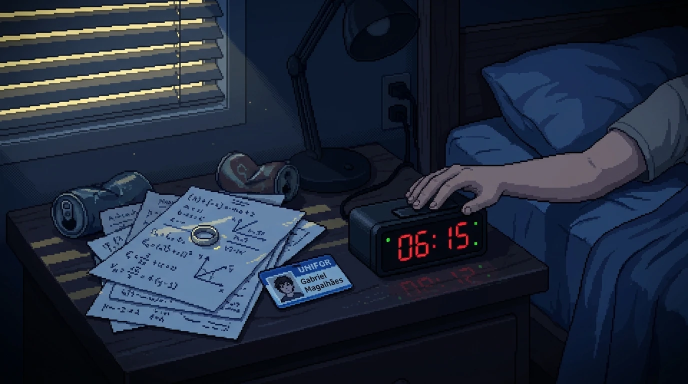
#> input picture assets/modelagem/cutscenes/seg_prologo/referencia/cena_01_alarme.webp, 1376 x 768 px (shown at 1/2 size); its folder holds 4 pictures in this run
$ python pixelar_seg_prologo.py
#> lines starting #> are read from the running program, lines starting #| are printed output that depends on the picture
#> in pixelar, imagem is the input picture: PIL image 1376x768 RGB; mean R, G, B 33.3, 42.9, 60.5
### assets/modelagem/personagens/pixelar_gabriel.py
# pixelar_gabriel.py — transforma as artes de referência do Gabriel em
# sprites de jogo de verdade (pixel art no tamanho do jogo, paleta fechada)
# e monta, a partir delas, as vistas e as animações que faltam.
#
# ATENÇÃO: desde 2026-10-15 os sprites do Gabriel que o jogo usa voltam a
# sair do gerar_gabriel.py (modelo 3D), como os dos outros personagens.
# Rodar este script como programa sobrescreve esses sprites com a pixel art
# desenhada. Ele fica no repositório porque o pixelar_clarice.py e o
# pixelar_seg_prologo.py importam as ferramentas daqui (recorte, k-médias,
# contorno). Ver docs/decisoes.md.
#
# Como rodar (só precisa de Python 3 com Pillow e NumPy, sem Blender):
#
#   python assets/modelagem/personagens/pixelar_gabriel.py
#
# Entrada (assets/modelagem/personagens/gabriel_referencia/):
#   parado.png       o Gabriel parado, de frente e de costas
#   vistas.webp      de lado (para a direita), de frente e de lado (para a esquerda)
#   expressoes.webp  cinco rostos: normal, bravo, preocupado, surpreso e envergonhado
#   andar_diagonal.webp  um passo de 3/4 de frente e um de 3/4 de costas (duas vezes cada)
#   andar_frente.webp    quatro poses andando de frente
#   andar_costas.webp    quatro poses andando de costas
#
# Saída (assets/sprites/personagens/gabriel/), nos mesmos nomes e tamanhos
# que o gerar_gabriel.py usava, para a cena do Godot não mudar:
#   gabriel_<vista>.png           96 x 112, vistas lado, frente, tres_quartos,
#                                 costas e tres_quartos_costas
#   gabriel_andar_<vista>.png     caminhada, 12 quadros de 96 x 112 lado a lado
#   gabriel_parado_<vista>.png    respiração, 8 quadros de 96 x 112
#   gabriel_retrato_<nome>.png    80 x 80, para a caixa de diálogo
#   gabriel_referencia.png        folha com tudo, para conferir
#
# Por que um script e não só "salvar a imagem menor": as referências são
# desenhos em "pixel art falsa" (cada pixel do desenho ocupa ~4 a 5 pixels
# da imagem, sem grade exata, com cores misturadas nas bordas). Para virar
# sprite precisa: (1) recortar do fundo, (2) reduzir para a altura do
# jogo, (3) fechar a paleta (poucas cores, iguais em todos os sprites, como
# em pixel art feita à mão) e (4) refazer o contorno de 1 pixel. As
# animações saem das vistas e das poses desenhadas, pelos métodos
# explicados em cada função.

import os

import numpy as np
from PIL import Image, ImageDraw

PASTA_SCRIPT = os.path.dirname(os.path.abspath(__file__))
PASTA_REF = os.path.join(PASTA_SCRIPT, "gabriel_referencia")
PASTA_SAIDA = os.path.normpath(os.path.join(PASTA_SCRIPT, "..", "..", "sprites",
                                            "personagens", "gabriel"))

# Quadro de cada sprite: o mesmo de todos os personagens em pé (comum.py).
# O Gabriel ocupa da linha 8 à linha 106 (99 px de altura, 1,75 m), o pé
# sempre na mesma linha, e o centro do corpo na coluna 47.
QUADRO = (96, 112)
ALTURA_PX = 99
LINHA_PE = 106
CENTRO_X = 47
QUADROS_ANDAR = 12
QUADROS_PARADO = 8
TAM_RETRATO = 80
MAX_CORES = 40          # paleta dos sprites (todas as vistas e animações)
MAX_CORES_RETRATO = 48  # paleta dos retratos (o rosto grande pede mais tons)

# Recortes das referências (x0, y0, x1, y1), em pixels da imagem original.
# parado.png tem os títulos "DE FRENTE / DE COSTAS" em cima: o recorte
# começa abaixo deles.
RECORTE_FRENTE = (0, 140, 215, 780)
RECORTE_COSTAS = (215, 140, 419, 780)
RECORTE_LADO = (40, 0, 260, 572)
# Na referência de lado a cabeça saiu maior que na de frente (do cabelo ao
# queixo, 21 px contra 18). Ela é encolhida para 85%, presa no pescoço,
# antes de reduzir o desenho; o corpo cresce um pouco para a altura total
# continuar 99 px, igual às outras vistas.
ESCALA_CABECA_LADO = 0.85
QUEIXO_LADO = 21 / 99   # onde a cabeça acaba, em fração da altura da figura
RETRATOS = {
    "normal": (20, 14, 240, 251),
    "bravo": (276, 14, 496, 251),
    "preocupado": (533, 14, 751, 251),
    "surpreso": (785, 14, 1003, 251),
    "envergonhado": (145, 308, 367, 550),
}


# ---------------------------------------------------------------------------
# 1. Recorte e redução
# ---------------------------------------------------------------------------

def abrir_rgb(nome, caixa):
    img = Image.open(os.path.join(PASTA_REF, nome)).convert("RGB").crop(caixa)
    return np.asarray(img).astype(np.float32)


# [127 lines left out: functions mascara_figura, tirar_bolsoes, aparar, espalhar_cor, reduzir, encolher_cabeca and 1 more, not called in this run]


# ---------------------------------------------------------------------------
# 2. Paleta (k-médias no espaço de cor Lab)
# ---------------------------------------------------------------------------
# Pixel art feita à mão usa poucas cores, repetidas em todo o personagem.
# O k-médias acha as K cores que melhor representam todos os pixels: começa
# com K cores, junta cada pixel à cor mais próxima e troca cada cor pela
# média do seu grupo, até parar de mudar. A distância é medida em Lab, onde
# a diferença entre dois números é parecida com a diferença que o olho vê.

def srgb_para_lab(rgb):
    c = rgb / 255.0
    c = np.where(c <= 0.04045, c / 12.92, ((c + 0.055) / 1.055) ** 2.4)
    m = np.array([[0.4124, 0.3576, 0.1805],
                  [0.2126, 0.7152, 0.0722],
                  [0.0193, 0.1192, 0.9505]])
    xyz = c @ m.T / np.array([0.9505, 1.0, 1.089])
    f = np.where(xyz > 0.008856, np.cbrt(xyz), 7.787 * xyz + 16 / 116)
    return np.stack([116 * f[..., 1] - 16,
                     500 * (f[..., 0] - f[..., 1]),
                     200 * (f[..., 1] - f[..., 2])], axis=-1)


def k_medias(cores, k, iteracoes=30, semente=7):
    lab = srgb_para_lab(cores)
    rng = np.random.default_rng(semente)
    # Começo "k-means++": cada centro novo é sorteado longe dos que já
    # existem, para os tons raros (olho, boca, cordão) ganharem uma cor.
    centros = [lab[rng.integers(len(lab))]]
    for _ in range(k - 1):
        d = np.min([((lab - c) ** 2).sum(1) for c in centros], axis=0)
        centros.append(lab[rng.choice(len(lab), p=d / d.sum())])
    centros = np.array(centros)
    for _ in range(iteracoes):
        grupo = np.argmin(((lab[:, None] - centros[None]) ** 2).sum(2), axis=1)
        for i in range(k):
            if np.any(grupo == i):
                centros[i] = lab[grupo == i].mean(0)
    grupo = np.argmin(((lab[:, None] - centros[None]) ** 2).sum(2), axis=1)
    paleta = np.array([cores[grupo == i].mean(0) if np.any(grupo == i) else cores[0]
                       for i in range(k)])
    return np.round(paleta).astype(np.uint8)


# [5 lines left out: function paleta_de, not called in this run]


def indices_na_paleta(cor, paleta):
    lab = srgb_para_lab(cor.reshape(-1, 3).astype(np.float32))
    pal = srgb_para_lab(paleta.astype(np.float32))
    idx = np.argmin(((lab[:, None] - pal[None]) ** 2).sum(2), axis=1)
    return idx.reshape(cor.shape[:2])


# ---------------------------------------------------------------------------
# 3. Sprite indexado: cada pixel guarda o número da cor na paleta (-1 vazio)
# ---------------------------------------------------------------------------

def indexar(cor, mascara, paleta):
    idx = indices_na_paleta(cor, paleta)
    return np.where(mascara, idx, -1)


# [42 lines left out: functions mais_escura, contornar, no_quadro, para_rgba, not called in this run]


def salvar(rgba, nome):
    Image.fromarray(rgba, "RGBA").save(os.path.join(PASTA_SAIDA, nome))


# ---------------------------------------------------------------------------
# 4. Ferramentas de sprite indexado
# ---------------------------------------------------------------------------

def vazio():
    return np.full((QUADRO[1], QUADRO[0]), -1, np.int32)


# [4 lines left out: function perto, not called in this run]


def eh_azul(paleta, spr):
    cor = paleta[np.maximum(spr, 0)].astype(int)
    return (spr >= 0) & (cor[..., 2] > cor[..., 0] + 15)


def luminancia(paleta):
    return paleta.astype(np.float32) @ np.array([0.299, 0.587, 0.114])


# [6 lines left out: function compor, not called in this run]


def so(spr, mascara):
    return np.where(mascara & (spr >= 0), spr, -1)


# [39 lines left out: functions mover, preencher, not called in this run]


def tabela_escura(paleta, fator):
    return np.array([perto(paleta, paleta[i].astype(np.float32) * fator)
                     for i in range(len(paleta))])


def escurecer(spr, tabela):
    return np.where(spr >= 0, tabela[np.maximum(spr, 0)], -1)


# [136 lines left out: functions contorno_final, limpar_migalhas, separar_contorno, scale2x, girar, ponto_girado and 1 more, not called in this run]


# ---------------------------------------------------------------------------
# Linhas do corpo no quadro (iguais em todas as vistas)
# ---------------------------------------------------------------------------
LINHA_QUEIXO = 28     # até aqui é cabeça
LINHA_BAINHA = 63     # última linha do moletom
LINHA_JOELHO = 85
LINHA_TORNOZELO = 99  # daqui para baixo é o tênis


# ---------------------------------------------------------------------------
# 6. Vista de lado em camadas (boneco recortado)
# ---------------------------------------------------------------------------
# Para andar de lado, o sprite parado é recortado em peças que giram nas
# juntas, como um boneco de papel com tachinhas: o braço gira no ombro, a
# coxa no quadril, a canela no joelho e o pé no tornozelo. A perna e o
# braço do lado de lá são cópias mais escuras das peças, desenhadas atrás
# do corpo. Onde o braço e a mão tapavam o corpo e a calça, as cores são
# preenchidas (função preencher), para aparecer moletom quando o braço sai.

BRACO_LADO = [(42, 32), (50, 32), (51, 45), (52, 58), (54, 64), (55, 76),
              (45, 76), (44, 64), (42, 50)]
OMBRO_LADO = (46.5, 34.0)
QUADRIL_LADO = (47.0, 67.0)


# [53 lines left out: functions mascara_poligono, camadas_lado, pecas_da_perna, not called in this run]


# ---------------------------------------------------------------------------
# 7. Vistas de 3/4 (boneco recortado a partir da pose de passo)
# ---------------------------------------------------------------------------
# A referência andar_diagonal.webp tem o Gabriel dando um passo de 3/4 de
# frente e de 3/4 de costas. De cada pose saem o corpo (cabeça e tronco) e
# os dois braços, que giram no ombro como na vista de lado. As pernas da
# pose vêm dobradas e com o tênis de trás apontando para trás, e giradas
# ficavam tortas; então as pernas do 3/4 são as mesmas peças da vista de
# lado (coxa, canela e tênis, que já aponta para a frente), presas nos dois
# quadris da pose.
#
# Na diagonal o passo aparece mais curto que de lado (o corpo está virado
# para a câmera), então os ângulos da caminhada de lado são multiplicados
# por PASSO_3Q. E o pé que vai à frente fica PASSO_Y pixels mais baixo na
# tela no 3/4 de frente (ele anda na direção da câmera) e mais alto no de
# costas (anda para longe).
#
# "perto" é o lado do corpo virado para a câmera (desenhado na frente do
# corpo); "longe", o outro (desenhado atrás). Na referência o braço que
# vai à frente é o do mesmo lado da perna que vai à frente; no boneco cada
# braço balança ao contrário da perna do seu lado, como numa caminhada.

PASSO_3Q = 0.6
PASSO_Y = 3.0
BRACO_3Q = 12.0
ESCALA_POSE = 55 / 306   # do alto do cabelo à bainha: 306 px na referência, 55 no sprite
# Como na vista de lado, a cabeça da pose saiu maior que a da frente (do
# cabelo ao queixo, 22 px contra 19): encolhe para 87%, presa no pescoço.
ESCALA_CABECA_3Q = 0.87

POSES_3Q = {
    "tres_quartos": {
        "caixa": (30, 0, 256, 572),
        "queixo": 0.23,
        "sentido": 1,
        "cabelo": [(35, 7), (58, 7), (58, 14), (44, 15), (43, 22), (34, 22)],
        "braco_perto": [(28, 36), (38, 33), (38, 46), (37, 58), (35, 64), (38, 74), (27, 74),
                        (27, 50)],
        "braco_longe": [(53, 34), (58, 36), (62, 50), (64, 57), (71, 58), (71, 71), (59, 71),
                        (57, 62), (54, 50)],
        "ombro_perto": (34.5, 37.0), "ombro_longe": (56.0, 38.0),
        "quadril_perto": (42.0, 68.0), "quadril_longe": (49.0, 68.0),
    },
    "tres_quartos_costas": {
        "caixa": (540, 0, 775, 572),
        "queixo": 0.22,
        "sentido": -1,
        "cabelo": None,
        "braco_longe": [(28, 36), (37, 34), (38, 46), (37, 58), (35, 64), (38, 72), (27, 72),
                        (27, 50)],
        "braco_perto": [(53, 33), (58, 35), (61, 48), (63, 60), (67, 61), (67, 72), (55, 72),
                        (56, 62), (53, 48)],
        "ombro_longe": (34.5, 37.0), "ombro_perto": (56.0, 37.0),
        "quadril_perto": (50.0, 68.0), "quadril_longe": (43.0, 68.0),
    },
}


# [36 lines left out: functions angulo, pose_de_referencia, pintar_cabelo, not called in this run]


class Boneco3q:
    # [63 lines left out: functions __init__, perna, quadro, not called in this run]


# ---------------------------------------------------------------------------
# 8. Animações
# ---------------------------------------------------------------------------
# Caminhada: um ciclo são DOIS passos, e a fase φ vai de 0 a 360 graus
# (12 quadros, 30° cada). É a mesma conta do comum.py, que os outros
# personagens usam no Blender:
#   coxa   = COXA · sen φ                a perna balança (positivo = frente);
#                                        a outra perna usa φ + 180°
#   joelho = JOELHO · máx(0, cos φ)^1,5   dobra só enquanto a perna vem para a
#                                        frente no ar
#   braço  = −BRACO · sen φ              ao contrário da perna do mesmo lado
# O "sobe e desce" sai sozinho: depois de montar o quadro, o boneco desce
# até o pé mais baixo encostar na linha do chão.

COXA, JOELHO, BRACO = 22.0, 55.0, 16.0


def assentar(spr):
    linhas = np.where((spr >= 0).any(axis=1))[0]
    return mover(spr, 0, LINHA_PE - linhas.max())


# [28 lines left out: functions perna_lado, quadro_andar_lado, not called in this run]


# Parado: o peito sobe até 2 pixels ao puxar o ar e a cabeça vai junto,
# 60° atrasada (primeiro o peito, depois a cabeça), como no comum.py:
#   peito  = 2 · (1 − cos φ) / 2
#   cabeça = 2 · (1 − cos(φ − 60°)) / 2
# As pernas não mexem: o moletom estica entre o peito e a bainha.
SUBIDA = 2.0


# [10 lines left out: function quadro_parado, not called in this run]


# ---------------------------------------------------------------------------
# 9. Caminhada de frente e de costas (quatro poses desenhadas)
# ---------------------------------------------------------------------------
# andar_frente.webp e andar_costas.webp têm o Gabriel andando de frente e de
# costas em quatro poses: pé no chão, passando, o outro pé no chão,
# passando. Cada pose é recortada e reduzida como as outras referências e
# fica 3 dos 12 quadros do ciclo. O corpo é centrado pelo peito (não pelo
# desenho inteiro, que muda de largura com os braços) e o pé mais baixo vai
# para a linha do chão; assim o sobe e desce do desenho continua.
#
# Nas poses de frente a cabeça e o peito saíram maiores que no Gabriel
# parado (cabeça 23 px contra 19, peito 35 contra 31): o corpo estreita
# para 92% e a cabeça encolhe para 85% na altura e 95% na largura.
#
# O cabelo das poses de frente saiu loiro, e a calça das de costas mais
# cinza. As duas partes são repintadas com as cores do Gabriel parado
# (função repintar).

POSES_ANDAR = {
    "frente": {"arquivo": "andar_frente.webp",
               "colunas": [(30, 245), (250, 470), (584, 800), (797, 1015)],
               "largura": 0.92, "cabeca": (0.22, 0.85, 0.95)},
    "costas": {"arquivo": "andar_costas.webp",
               "colunas": [(28, 245), (250, 470), (584, 800), (797, 1016)],
               "largura": 1.0, "cabeca": None},
}
ESCALA_ANDAR = 55 / 304   # do alto do cabelo à bainha: 304 px na referência, 55 no sprite


# [208 lines left out: functions hsv, material, repintar, no_quadro_pelo_peito, moldes_do_parado, ciclo_desenhado and 3 more, not called in this run]


# [2 lines that do not run on import are left out]

### assets/modelagem/cutscenes/seg_prologo/pixelar_seg_prologo.py
# pixelar_seg_prologo.py — transforma as ilustrações de referência do prólogo
# em imagens do jogo (pixel art de 640 x 360, paleta fechada) para a cutscene
# "seg_prologo" (docs/historia/roteiro/cutscenes/seg_prologo.md).
#
# Como rodar (só precisa de Python 3 com Pillow e NumPy):
#
#   python assets/modelagem/cutscenes/seg_prologo/pixelar_seg_prologo.py
#
# Entrada (assets/modelagem/cutscenes/seg_prologo/referencia/):
#   cena_01_alarme.webp ... cena_08_pulso_fenda.webp
#   Ilustrações geradas fora do Godot, guardadas pela metade do tamanho
#   original (1376 x 768) para não pesar no repositório.
#
# Saída (assets/sprites/cutscenes/seg_prologo/), com os nomes do roteiro:
#   cena_01_alarme.png ... cena_08_pulso_fenda.png, 640 x 360 cada
#
# Resolução dobrada: a tela do jogo tem 320 x 180, mas as ilustrações saem
# com o dobro (640 x 360) e a cena do Godot as mostra com escala 0,5. Como o
# stretch do projeto é canvas_items, a imagem é desenhada na resolução da
# janela: ocupa a tela inteira do mesmo jeito, com o dobro de detalhe. É a
# mesma regra dos sprites dos personagens humanos (CLAUDE.md, docs/decisoes.md).
# As referências têm cerca de 600 "pixels de desenho" de largura; reduzir
# para 320 jogava fora metade deles (rostos e roupas viravam borrões).
#
# O que o script faz com cada ilustração:
#   1. Recorta para 16:9 exato. A referência tem 1376 x 768 (proporção
#      1,79), um pouco mais larga que a tela (1,78); corta-se o excesso
#      igualmente dos dois lados.
#   2. Reduz para 640 x 360 com filtro Lanczos. A referência é "pixel art
#      falsa" (cada pixel do desenho ocupa vários pixels da imagem, sem grade
#      exata); a média ponderada do Lanczos junta esses blocos sem criar
#      serrilhado.
#   3. Fecha a paleta em CORES cores com k-médias no espaço Lab (o mesmo
#      método do pixelar_gabriel.py). No Lab a distância entre duas cores
#      acompanha a diferença que o olho percebe, então a paleta guarda os tons
#      que importam (o vermelho do moletom, a luz da fenda) em vez de gastar
#      cores em degradês quase iguais. Cada pixel vira a cor da paleta mais
#      próxima, sem pontilhado: é o que deixa a imagem com cara de pixel art.
#      Cada cena tem a própria paleta, porque a luz muda muito de uma para
#      outra (madrugada azul, sol, fluorescente, fenda violeta).
#
# Números e letras na ilustração (o visor do despertador da cena 1, o
# crachá) saem como o gerador de imagem desenhou. Confira depois de rodar:
# se um número sair errado, gere a ilustração de novo.

import os
import sys

import numpy as np
from PIL import Image

AQUI = os.path.dirname(os.path.abspath(__file__))
RAIZ = os.path.abspath(os.path.join(AQUI, "..", "..", "..", ".."))
sys.path.insert(0, os.path.join(RAIZ, "assets", "modelagem", "personagens"))

from pixelar_gabriel import indices_na_paleta, k_medias  # noqa: E402

PASTA_REFERENCIA = os.path.join(AQUI, "referencia")
PASTA_SAIDA = os.path.join(RAIZ, "assets", "sprites", "cutscenes", "seg_prologo")

ESCALA = 2
LARGURA, ALTURA = 320 * ESCALA, 180 * ESCALA
CORES = 96
AMOSTRA_PALETA = 40000

CENAS = [
    "cena_01_alarme",
    "cena_02_quarto",
    "cena_03_trajeto",
    "cena_04_campus_vivo",
    "cena_05_sala_aula",
    "cena_06_biblioteca_externa",
    "cena_07_cabine_noite",
    "cena_08_pulso_fenda",
]


# ---------------------------------------------------------------------------
# 1 e 2. Recorte 16:9 e redução
# ---------------------------------------------------------------------------

def recortar_16_9(imagem):
    largura, altura = imagem.size
    largura_util = round(altura * LARGURA / ALTURA)
    x0 = (largura - largura_util) // 2
    return imagem.crop((x0, 0, x0 + largura_util, altura))
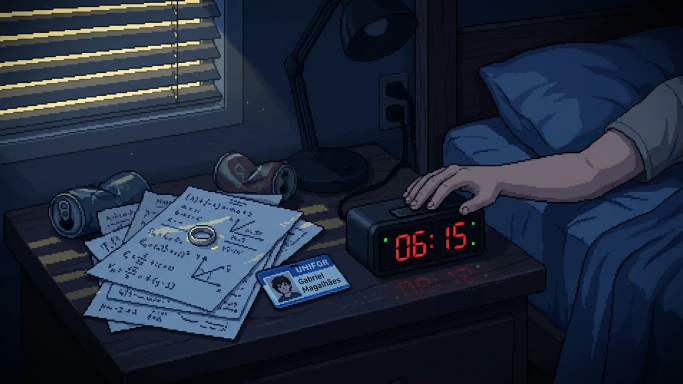
#> returned value: PIL image 1365x768 RGB (shown at 1/2 size); mean R, G, B 33.4, 43, 60.6


def reduzir(imagem):
    pequena = imagem.resize((LARGURA, ALTURA), Image.LANCZOS)
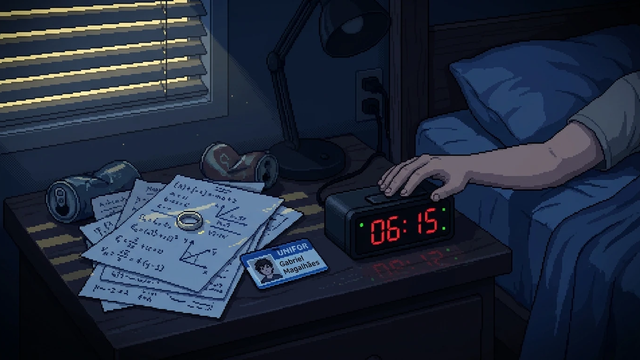
#> pequena: PIL image 640x360 RGB; mean R, G, B 33.4, 43, 60.6
    return np.asarray(pequena).astype(np.float32).clip(0, 255)
#> returned value: shape (360, 640, 3) float32


# ---------------------------------------------------------------------------
# 3. Paleta fechada
# ---------------------------------------------------------------------------

def fechar_paleta(rgb):
    cores = rgb.reshape(-1, 3)
    # Uma amostra fixa (semente 3) basta para o k-médias e deixa o
    # resultado igual toda vez que o script roda.
    escolha = np.random.default_rng(3).choice(
        len(cores), min(AMOSTRA_PALETA, len(cores)), replace=False)
    paleta = k_medias(cores[escolha], CORES, iteracoes=20)
#> (the rest of the program and of its run is left out)
